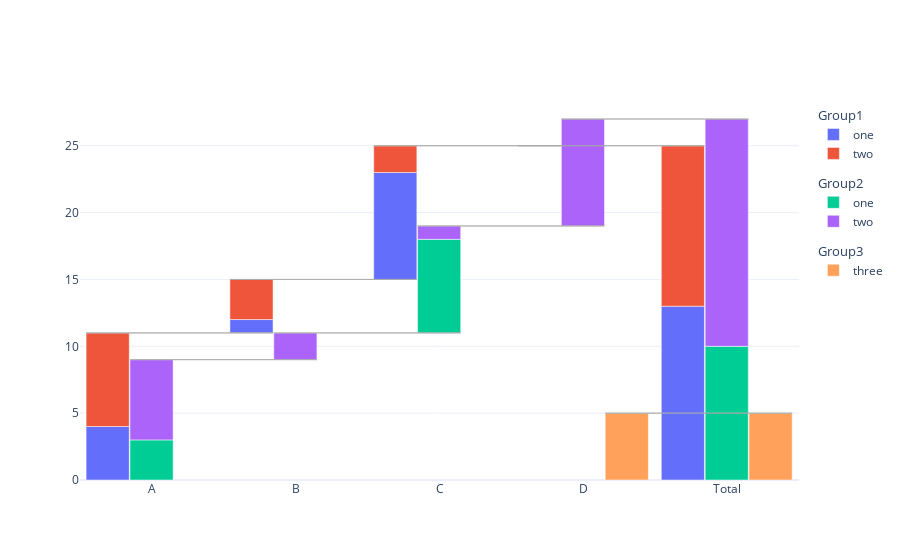

The code cell stored with this chart in its notebook:
### Code cell
c = Waterfall(df, x="X", y="Y", category="category", group="group", total=True)
fig = c.get_fig()
fig

### Figure 1 — Plotly figure (JSON) as saved in the notebook; plotly's stock layout.template omitted (floating-point values rounded to 4 significant figures)
{"data": [{"base": [0, 11, 15, 0, 0], "legendgroup": "Group1", "legendgrouptitle": {"text": "Group1"}, "name": "one", "offset": -0.4575, "offsetgroup": "0", "type": "bar", "width": 0.3, "x": [0, 1, 2, 3, 4], "y": [4, 1, 8, null, 13]}, {"base": [4, 12, 23, 0, 13], "legendgroup": "Group1", "legendgrouptitle": {"text": "Group1"}, "name": "two", "offset": -0.4575, "offsetgroup": "0", "type": "bar", "width": 0.3, "x": [0, 1, 2, 3, 4], "y": [7, 3, 2, null, 12]}, {"base": [0, 9, 11, 19, 0], "legendgroup": "Group2", "legendgrouptitle": {"text": "Group2"}, "name": "one", "offset": -0.1525, "offsetgroup": "1", "type": "bar", "width": 0.3, "x": [0, 1, 2, 3, 4], "y": [3, 0, 7, null, 10]}, {"base": [3, 9, 18, 19, 10], "legendgroup": "Group2", "legendgrouptitle": {"text": "Group2"}, "name": "two", "offset": -0.1525, "offsetgroup": "1", "type": "bar", "width": 0.3, "x": [0, 1, 2, 3, 4], "y": [6, 2, 1, 8, 17]}, {"base": [0, 0, 0, 0, 0], "legendgroup": "Group3", "legendgrouptitle": {"text": "Group3"}, "name": "three", "offset": 0.1525, "offsetgroup": "2", "type": "bar", "width": 0.3, "x": [0, 1, 2, 3, 4], "y": [null, null, null, 5, 5]}], "layout": {"shapes": [{"line": {"color": "darkgrey", "width": 0.75}, "x0": -0.4575, "x1": 0.8425, "y0": 11, "y1": 11}, {"line": {"color": "darkgrey", "width": 0.75}, "x0": 0.5425, "x1": 1.843, "y0": 15, "y1": 15}, {"line": {"color": "darkgrey", "width": 0.75}, "x0": 1.542, "x1": 2.842, "y0": 25, "y1": 25}, {"line": {"color": "darkgrey", "width": 0.75}, "x0": 2.542, "x1": 3.842, "y0": 25, "y1": 25}, {"line": {"color": "darkgrey", "width": 0.75}, "x0": -0.1525, "x1": 1.147, "y0": 9, "y1": 9}, {"line": {"color": "darkgrey", "width": 0.75}, "x0": 0.8475, "x1": 2.147, "y0": 11, "y1": 11}, {"line": {"color": "darkgrey", "width": 0.75}, "x0": 1.847, "x1": 3.147, "y0": 19, "y1": 19}, {"line": {"color": "darkgrey", "width": 0.75}, "x0": 2.848, "x1": 4.147, "y0": 27, "y1": 27}, {"line": {"color": "darkgrey", "width": 0.75}, "x0": 3.152, "x1": 4.452, "y0": 5, "y1": 5}], "xaxis": {"tickmode": "array", "ticktext": ["A", "B", "C", "D", "Total"], "tickvals": [0, 1, 2, 3, 4]}}}
